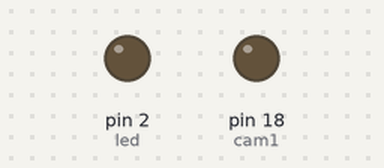
The program below on a simulated MicroPython board. On the bench: output pins drawn as LEDs (lit = HIGH). What the program prints to the serial console is not drawn.

Above: at 0.1 s.
At 10.1 s:
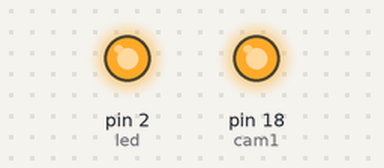
Timing chart, 0 to 11.6 s (numbered marks = the images above):
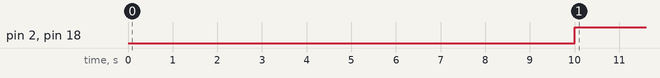

Measured:
- by itself, pin 2 (led), pin 18 (cam1): LOW → HIGH at 10.0 s

The program:

removesd.py
```python
import uasyncio
from machine import Pin

led = Pin(2, Pin.OUT, value = False)
cam1 = Pin(18, Pin.OUT, value = False)
cams = [cam1, led]

async def shutoff_cam(cam):
    cam.value(False)
    await uasyncio.sleep_ms(10000)
    cam.value(True)
    await uasyncio.sleep_ms(10000)
    print("cam_finished")

async def main():
    for cam in cams:
        uasyncio.create_task(shutoff_cam(cam))
    while True:
        await uasyncio.sleep_ms(10)


uasyncio.run(main())
```
